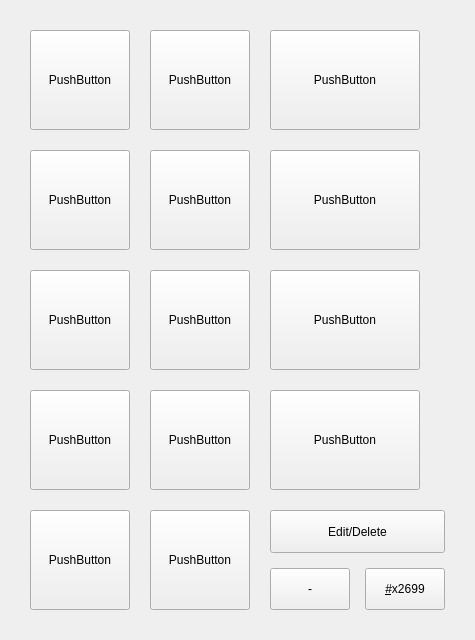
  <widget class="QWidget" name="home_tab">
   <attribute name="title">
    <string>Home</string>
   </attribute>
   <layout class="QGridLayout" name="gridLayout_2">
    <item row="0" column="0">
     <widget class="QWidget" name="widget" native="true">
      <property name="sizePolicy">
       <sizepolicy hsizetype="MinimumExpanding" vsizetype="MinimumExpanding">
        <horstretch>0</horstretch>
        <verstretch>0</verstretch>
       </sizepolicy>
      </property>
      <property name="minimumSize">
       <size>
        <width>0</width>
        <height>0</height>
       </size>
      </property>
      <property name="maximumSize">
       <size>
        <width>480</width>
        <height>830</height>
       </size>
      </property>
      <layout class="QHBoxLayout" name="horizontalLayout" stretch="0">
       <item>
        <layout class="QGridLayout" name="gridLayout">
         <property name="leftMargin">
          <number>10</number>
         </property>
         <property name="topMargin">
          <number>10</number>
         </property>
         <property name="rightMargin">
          <number>10</number>
         </property>
         <property name="bottomMargin">
          <number>10</number>
         </property>
         <property name="spacing">
          <number>0</number>
         </property>
         <item row="0" column="2">
          <widget class="QPushButton" name="home_button_2">
           <property name="sizePolicy">
            <sizepolicy hsizetype="Expanding" vsizetype="Maximum">
             <horstretch>0</horstretch>
             <verstretch>0</verstretch>
            </sizepolicy>
           </property>
           <property name="minimumSize">
            <size>
             <width>100</width>
             <height>100</height>
            </size>
           </property>
           <property name="maximumSize">
            <size>
             <width>150</width>
             <height>150</height>
            </size>
           </property>
           <property name="text">
            <string>PushButton</string>
           </property>
          </widget>
         </item>
         <item row="2" column="2">
          <widget class="QPushButton" name="home_button_5">
           <property name="sizePolicy">
            <sizepolicy hsizetype="Expanding" vsizetype="Maximum">
             <horstretch>0</horstretch>
             <verstretch>0</verstretch>
            </sizepolicy>
           </property>
           <property name="minimumSize">
            <size>
             <width>100</width>
             <height>100</height>
            </size>
           </property>
           <property name="maximumSize">
            <size>
             <width>150</width>
             <height>150</height>
            </size>
           </property>
           <property name="text">
            <string>PushButton</string>
           </property>
          </widget>
         </item>
         <item row="0" column="4">
          <widget class="QPushButton" name="home_button_3">
           <property name="sizePolicy">
            <sizepolicy hsizetype="Expanding" vsizetype="Maximum">
             <horstretch>0</horstretch>
             <verstretch>0</verstretch>
            </sizepolicy>
           </property>
           <property name="minimumSize">
            <size>
             <width>100</width>
             <height>100</height>
            </size>
           </property>
           <property name="maximumSize">
            <size>
             <width>150</width>
             <height>150</height>
            </size>
           </property>
           <property name="text">
            <string>PushButton</string>
           </property>
          </widget>
         </item>
         <item row="2" column="4">
          <widget class="QPushButton" name="home_button_6">
           <property name="sizePolicy">
            <sizepolicy hsizetype="Expanding" vsizetype="Maximum">
             <horstretch>0</horstretch>
             <verstretch>0</verstretch>
            </sizepolicy>
           </property>
           <property name="minimumSize">
            <size>
             <width>100</width>
             <height>100</height>
            </size>
           </property>
           <property name="maximumSize">
            <size>
             <width>150</width>
             <height>150</height>
            </size>
           </property>
           <property name="text">
            <string>PushButton</string>
           </property>
          </widget>
         </item>
         <item row="4" column="2">
          <widget class="QPushButton" name="home_button_8">
           <property name="sizePolicy">
            <sizepolicy hsizetype="Expanding" vsizetype="Maximum">
             <horstretch>0</horstretch>
             <verstretch>0</verstretch>
            </sizepolicy>
           </property>
           <property name="minimumSize">
            <size>
             <width>100</width>
             <height>100</height>
            </size>
           </property>
           <property name="maximumSize">
            <size>
             <width>150</width>
             <height>150</height>
            </size>
           </property>
           <property name="text">
            <string>PushButton</string>
           </property>
          </widget>
         </item>
         <item row="2" column="0">
          <widget class="QPushButton" name="home_button_4">
           <property name="sizePolicy">
            <sizepolicy hsizetype="Expanding" vsizetype="Maximum">
             <horstretch>0</horstretch>
             <verstretch>0</verstretch>
            </sizepolicy>
           </property>
           <property name="minimumSize">
            <size>
             <width>100</width>
             <height>100</height>
            </size>
           </property>
           <property name="maximumSize">
            <size>
             <width>150</width>
             <height>150</height>
            </size>
           </property>
           <property name="text">
            <string>PushButton</string>
           </property>
          </widget>
         </item>
         <item row="0" column="0">
          <widget class="QPushButton" name="home_button_1">
           <property name="sizePolicy">
            <sizepolicy hsizetype="Expanding" vsizetype="Maximum">
             <horstretch>0</horstretch>
             <verstretch>0</verstretch>
            </sizepolicy>
           </property>
           <property name="minimumSize">
            <size>
             <width>100</width>
             <height>100</height>
            </size>
           </property>
           <property name="maximumSize">
            <size>
             <width>150</width>
             <height>150</height>
            </size>
           </property>
           <property name="text">
            <string>PushButton</string>
           </property>
          </widget>
         </item>
         <item row="5" column="2">
          <spacer name="verticalSpacer_5">
           <property name="orientation">
            <enum>Qt::Vertical</enum>
           </property>
           <property name="sizeType">
            <enum>QSizePolicy::Fixed</enum>
           </property>
           <property name="sizeHint" stdset="0">
            <size>
             <width>20</width>
             <height>20</height>
            </size>
           </property>
          </spacer>
         </item>
         <item row="8" column="0">
          <widget class="QPushButton" name="home_button_13">
           <property name="sizePolicy">
            <sizepolicy hsizetype="Expanding" vsizetype="Maximum">
             <horstretch>0</horstretch>
             <verstretch>0</verstretch>
            </sizepolicy>
           </property>
           <property name="minimumSize">
            <size>
             <width>100</width>
             <height>100</height>
            </size>
           </property>
           <property name="maximumSize">
            <size>
             <width>150</width>
             <height>150</height>
            </size>
           </property>
           <property name="text">
            <string>PushButton</string>
           </property>
          </widget>
         </item>
         <item row="2" column="1">
          <spacer name="horizontalSpacer_3">
           <property name="orientation">
            <enum>Qt::Horizontal</enum>
           </property>
           <property name="sizeType">
            <enum>QSizePolicy::Fixed</enum>
           </property>
           <property name="sizeHint" stdset="0">
            <size>
             <width>20</width>
             <height>20</height>
            </size>
           </property>
          </spacer>
         </item>
         <item row="8" column="2">
          <widget class="QPushButton" name="home_button_14">
           <property name="sizePolicy">
            <sizepolicy hsizetype="Expanding" vsizetype="Maximum">
             <horstretch>0</horstretch>
             <verstretch>0</verstretch>
            </sizepolicy>
           </property>
           <property name="minimumSize">
            <size>
             <width>100</width>
             <height>100</height>
            </size>
           </property>
           <property name="maximumSize">
            <size>
             <width>150</width>
             <height>150</height>
            </size>
           </property>
           <property name="text">
            <string>PushButton</string>
           </property>
          </widget>
         </item>
         <item row="2" column="3">
          <spacer name="horizontalSpacer_4">
           <property name="orientation">
            <enum>Qt::Horizontal</enum>
           </property>
           <property name="sizeType">
            <enum>QSizePolicy::Fixed</enum>
           </property>
           <property name="sizeHint" stdset="0">
            <size>
             <width>20</width>
             <height>20</height>
            </size>
           </property>
          </spacer>
         </item>
         <item row="3" column="2">
          <spacer name="verticalSpacer_4">
           <property name="orientation">
            <enum>Qt::Vertical</enum>
           </property>
           <property name="sizeType">
            <enum>QSizePolicy::Fixed</enum>
           </property>
           <property name="sizeHint" stdset="0">
            <size>
             <width>20</width>
             <height>20</height>
            </size>
           </property>
          </spacer>
         </item>
         <item row="4" column="0">
          <widget class="QPushButton" name="home_button_7">
           <property name="sizePolicy">
            <sizepolicy hsizetype="Expanding" vsizetype="Maximum">
             <horstretch>0</horstretch>
             <verstretch>0</verstretch>
            </sizepolicy>
           </property>
           <property name="minimumSize">
            <size>
             <width>100</width>
             <height>100</height>
            </size>
           </property>
           <property name="maximumSize">
            <size>
             <width>150</width>
             <height>150</height>
            </size>
           </property>
           <property name="text">
            <string>PushButton</string>
           </property>
          </widget>
         </item>
         <item row="4" column="4">
          <widget class="QPushButton" name="home_button_9">
           <property name="sizePolicy">
            <sizepolicy hsizetype="Expanding" vsizetype="Maximum">
             <horstretch>0</horstretch>
             <verstretch>0</verstretch>
            </sizepolicy>
           </property>
           <property name="minimumSize">
            <size>
             <width>100</width>
             <height>100</height>
            </size>
           </property>
           <property name="maximumSize">
            <size>
             <width>150</width>
             <height>150</height>
            </size>
           </property>
           <property name="text">
            <string>PushButton</string>
           </property>
          </widget>
         </item>
         <item row="6" column="0">
          <widget class="QPushButton" name="home_button_10">
           <property name="sizePolicy">
            <sizepolicy hsizetype="Expanding" vsizetype="Maximum">
             <horstretch>0</horstretch>
             <verstretch>0</verstretch>
            </sizepolicy>
           </property>
           <property name="minimumSize">
            <size>
             <width>100</width>
             <height>100</height>
            </size>
           </property>
           <property name="maximumSize">
            <size>
             <width>150</width>
             <height>150</height>
            </size>
           </property>
           <property name="text">
            <string>PushButton</string>
           </property>
          </widget>
         </item>
         <item row="6" column="2">
          <widget class="QPushButton" name="home_button_11">
           <property name="sizePolicy">
            <sizepolicy hsizetype="Expanding" vsizetype="Maximum">
             <horstretch>0</horstretch>
             <verstretch>0</verstretch>
            </sizepolicy>
           </property>
           <property name="minimumSize">
            <size>
             <width>100</width>
             <height>100</height>
            </size>
           </property>
           <property name="maximumSize">
            <size>
             <width>150</width>
             <height>150</height>
            </size>
           </property>
           <property name="text">
            <string>PushButton</string>
           </property>
          </widget>
         </item>
         <item row="6" column="4">
          <widget class="QPushButton" name="home_button_12">
           <property name="sizePolicy">
            <sizepolicy hsizetype="Expanding" vsizetype="Maximum">
             <horstretch>0</horstretch>
             <verstretch>0</verstretch>
            </sizepolicy>
           </property>
           <property name="minimumSize">
            <size>
             <width>100</width>
             <height>100</height>
            </size>
           </property>
           <property name="maximumSize">
            <size>
             <width>150</width>
             <height>150</height>
            </size>
           </property>
           <property name="text">
            <string>PushButton</string>
           </property>
          </widget>
         </item>
         <item row="1" column="2">
          <spacer name="verticalSpacer_3">
           <property name="orientation">
            <enum>Qt::Vertical</enum>
           </property>
           <property name="sizeType">
            <enum>QSizePolicy::Fixed</enum>
           </property>
           <property name="sizeHint" stdset="0">
            <size>
             <width>20</width>
             <height>20</height>
            </size>
           </property>
          </spacer>
         </item>
         <item row="7" column="2">
          <spacer name="verticalSpacer_6">
           <property name="orientation">
            <enum>Qt::Vertical</enum>
           </property>
           <property name="sizeType">
            <enum>QSizePolicy::Fixed</enum>
           </property>
           <property name="sizeHint" stdset="0">
            <size>
             <width>20</width>
             <height>20</height>
            </size>
           </property>
          </spacer>
         </item>
         <item row="8" column="4">
          <layout class="QVBoxLayout" name="verticalLayout_2">
           <property name="spacing">
            <number>15</number>
           </property>
           <item>
            <widget class="QPushButton" name="home_button_edit">
             <property name="sizePolicy">
              <sizepolicy hsizetype="Minimum" vsizetype="Preferred">
               <horstretch>0</horstretch>
               <verstretch>0</verstretch>
              </sizepolicy>
             </property>
             <property name="text">
              <string>Edit/Delete</string>
             </property>
            </widget>
           </item>
           <item>
            <layout class="QHBoxLayout" name="horizontalLayout_3">
             <property name="spacing">
              <number>15</number>
             </property>
             <item>
              <widget class="QPushButton" name="home_button_function">
               <property name="sizePolicy">
                <sizepolicy hsizetype="Minimum" vsizetype="Preferred">
                 <horstretch>0</horstretch>
                 <verstretch>0</verstretch>
                </sizepolicy>
               </property>
               <property name="text">
                <string>-</string>
               </property>
              </widget>
             </item>
             <item>
              <widget class="QPushButton" name="home_button_settings">
               <property name="sizePolicy">
                <sizepolicy hsizetype="Minimum" vsizetype="Preferred">
                 <horstretch>0</horstretch>
                 <verstretch>0</verstretch>
                </sizepolicy>
               </property>
               <property name="text">
                <string>&amp;#x2699</string>
               </property>
              </widget>
             </item>
            </layout>
           </item>
          </layout>
         </item>
        </layout>
       </item>
      </layout>
     </widget>
    </item>
   </layout>
  </widget>
